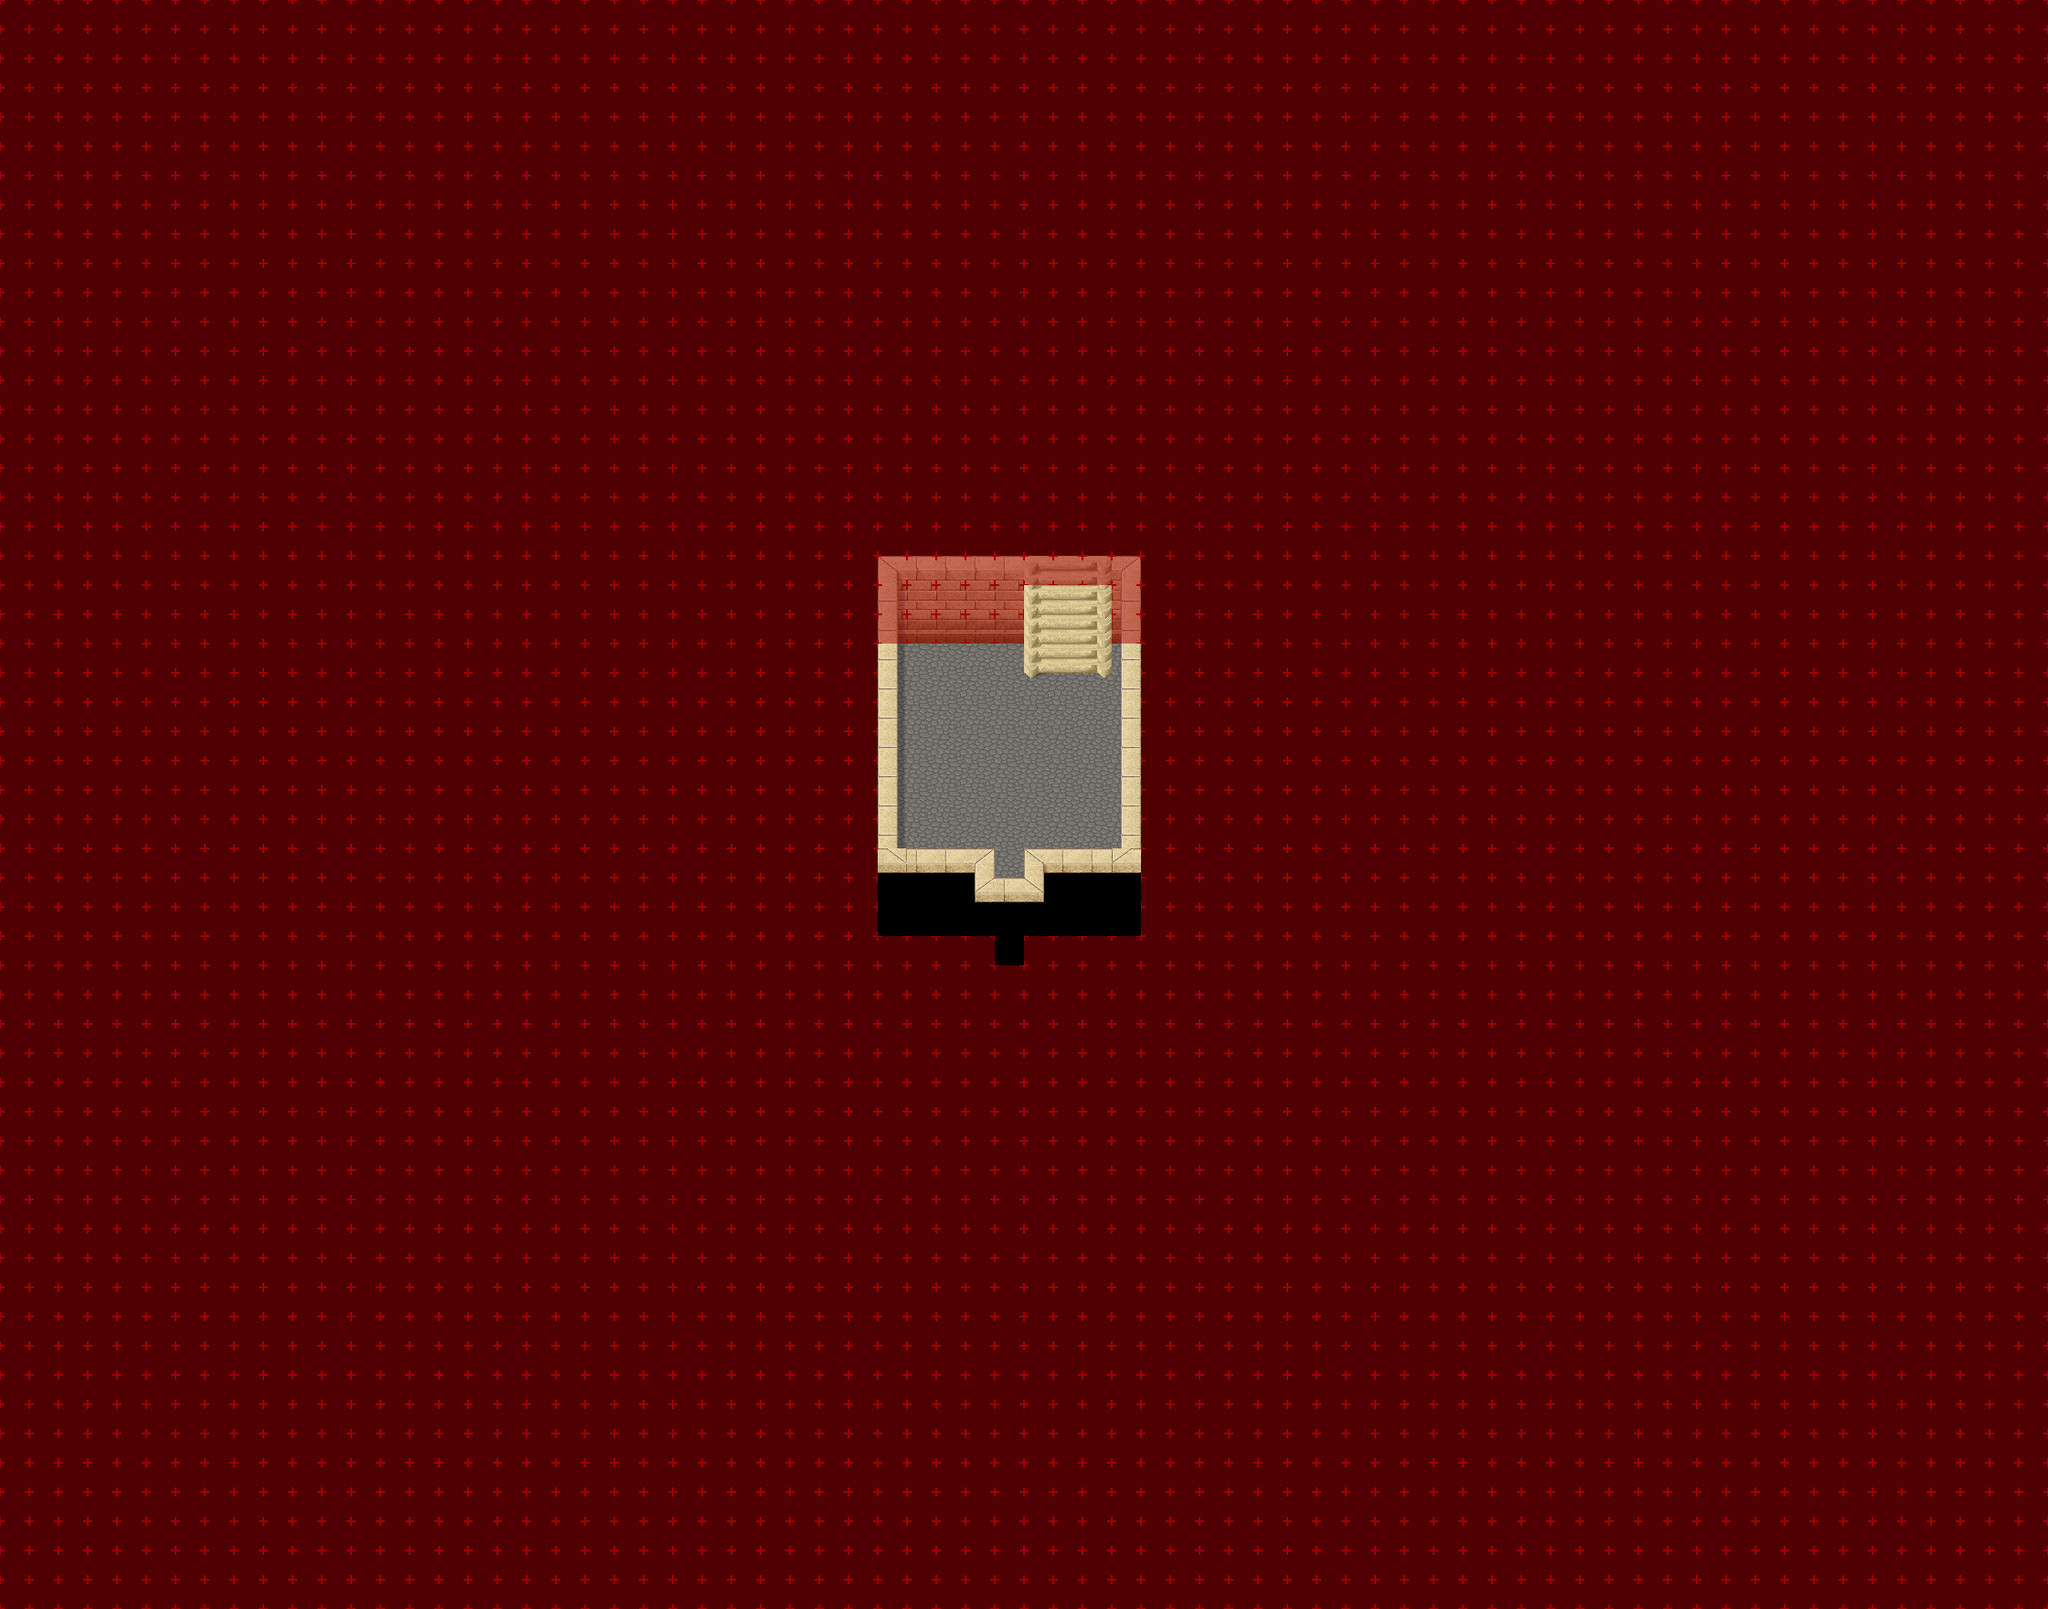

A level layout from a 2D game, rendered from its tile map. Below: a short description, then the map file with tile-grid data replaced by summaries:
An orthogonal 70x55 tile map with 32x32 px tiles, 8 tile layers (Ground, Ground 2, Ground 3, Fringe, ...), 3 tilesets and 2 objects (2x warp).

<map version="1.4" tiledversion="1.4.1" orientation="orthogonal" renderorder="right-down" compressionlevel="0" width="70" height="55" tilewidth="32" tileheight="32" infinite="0" nextlayerid="11" nextobjectid="4">
 <properties>
  <property name="license" value="CC BY-SA 3.0" />
  <property name="manaplus version" value="2" />
  <property name="minimap" value="graphics/minimaps/020-2-31.png" />
  <property name="music" value="academy.ogg" />
  <property name="name" value="Lighthouse Ground Floor" />
 </properties>
 <tileset firstgid="1" name="desert-castle" tilewidth="32" tileheight="32" tilecount="512" columns="32">
  <image source="../graphics/tilesets/desert-castle.png" width="1024" height="512" />
 </tileset>
 <tileset firstgid="513" name="collision" tilewidth="32" tileheight="32" tilecount="9" columns="3">
  <image source="../graphics/tilesets/collision.png" width="96" height="96" />
 </tileset>
 <tileset firstgid="522" name="desert-castle-indoor" tilewidth="32" tileheight="32" tilecount="512" columns="16">
  <image source="../graphics/tilesets/desert-castle-indoor.png" width="512" height="1024" />
 </tileset>
 <layer id="2" name="Ground" width="70" height="55">
  <data>[3850 cells, 3850 non-empty, 5 distinct tile ids]</data>
 </layer>
 <layer id="3" name="Ground 2" width="70" height="55">
  <data>[3850 cells, 26 non-empty, 11 distinct tile ids]</data>
 </layer>
 <layer id="4" name="Ground 3" width="70" height="55">
  <data>[3850 cells, 0 non-empty, 0 distinct tile ids]</data>
 </layer>
 <layer id="10" name="Fringe" width="70" height="55">
  <data>[3850 cells, 0 non-empty, 0 distinct tile ids]</data>
 </layer>
 <layer id="5" name="Over" width="70" height="55">
  <data>[3850 cells, 86 non-empty, 5 distinct tile ids]</data>
 </layer>
 <layer id="6" name="Over 2" width="70" height="55">
  <data>[3850 cells, 11 non-empty, 7 distinct tile ids]</data>
 </layer>
 <layer id="7" name="Collision" width="70" height="55">
  <data>[3850 cells, 3753 non-empty, 1 distinct tile ids]</data>
 </layer>
 <layer id="8" name="Heights" width="70" height="55">
  <data>[3850 cells, 0 non-empty, 0 distinct tile ids]</data>
 </layer>
 <objectgroup id="9" name="Objects">
  <object id="1" name="To Lighthouse First Floor" type="warp" x="1120" y="640" width="96" height="32">
   <properties>
    <property name="dest_map" value="020-2-32" />
    <property name="dest_x" value="36" />
    <property name="dest_y" value="28" />
   </properties>
  </object>
  <object id="2" name="To Tulimshar" type="warp" x="1088" y="1024" width="32" height="32">
   <properties>
    <property name="dest_map" value="020-1" />
    <property name="dest_x" value="71" />
    <property name="dest_y" value="57" />
   </properties>
  </object>
 </objectgroup>
</map>
